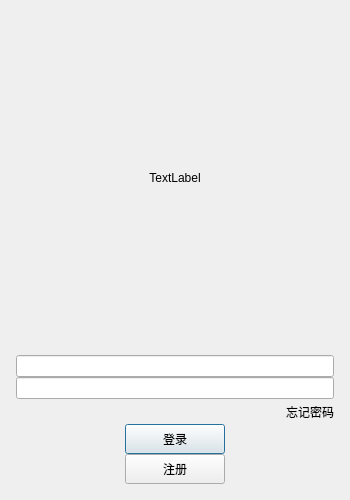
<?xml version="1.0" encoding="UTF-8"?>
<ui version="4.0">
 <class>LoginDialog</class>
 <widget class="QDialog" name="LoginDialog">
  <property name="geometry">
   <rect>
    <x>0</x>
    <y>0</y>
    <width>350</width>
    <height>500</height>
   </rect>
  </property>
  <property name="minimumSize">
   <size>
    <width>0</width>
    <height>0</height>
   </size>
  </property>
  <property name="windowTitle">
   <string>LoginDialog</string>
  </property>
  <layout class="QVBoxLayout" name="verticalLayout_2">
   <item>
    <widget class="QWidget" name="widget" native="true">
     <property name="sizePolicy">
      <sizepolicy hsizetype="Expanding" vsizetype="Expanding">
       <horstretch>0</horstretch>
       <verstretch>0</verstretch>
      </sizepolicy>
     </property>
     <layout class="QGridLayout" name="gridLayout">
      <item row="1" column="0">
       <widget class="QLabel" name="show_label">
        <property name="text">
         <string>TextLabel</string>
        </property>
        <property name="alignment">
         <set>Qt::AlignmentFlag::AlignCenter</set>
        </property>
       </widget>
      </item>
     </layout>
    </widget>
   </item>
   <item>
    <layout class="QVBoxLayout" name="verticalLayout" stretch="0,0,0,1,0">
     <property name="spacing">
      <number>0</number>
     </property>
     <property name="sizeConstraint">
      <enum>QLayout::SizeConstraint::SetDefaultConstraint</enum>
     </property>
     <property name="leftMargin">
      <number>5</number>
     </property>
     <property name="topMargin">
      <number>5</number>
     </property>
     <property name="rightMargin">
      <number>5</number>
     </property>
     <property name="bottomMargin">
      <number>5</number>
     </property>
     <item>
      <layout class="QHBoxLayout" name="horizontalLayout">
       <property name="spacing">
        <number>7</number>
       </property>
       <item>
        <widget class="QLineEdit" name="user_lineEdit">
         <property name="enabled">
          <bool>true</bool>
         </property>
         <property name="cursorMoveStyle">
          <enum>Qt::CursorMoveStyle::LogicalMoveStyle</enum>
         </property>
        </widget>
       </item>
      </layout>
     </item>
     <item>
      <layout class="QHBoxLayout" name="horizontalLayout_3">
       <item>
        <widget class="QLineEdit" name="pass_lineEdit"/>
       </item>
      </layout>
     </item>
     <item>
      <layout class="QHBoxLayout" name="horizontalLayout_4">
       <item>
        <spacer name="horizontalSpacer">
         <property name="orientation">
          <enum>Qt::Orientation::Horizontal</enum>
         </property>
         <property name="sizeHint" stdset="0">
          <size>
           <width>40</width>
           <height>20</height>
          </size>
         </property>
        </spacer>
       </item>
       <item>
        <widget class="QLabel" name="forget_label">
         <property name="sizePolicy">
          <sizepolicy hsizetype="Fixed" vsizetype="Preferred">
           <horstretch>0</horstretch>
           <verstretch>0</verstretch>
          </sizepolicy>
         </property>
         <property name="minimumSize">
          <size>
           <width>0</width>
           <height>25</height>
          </size>
         </property>
         <property name="maximumSize">
          <size>
           <width>16777215</width>
           <height>25</height>
          </size>
         </property>
         <property name="mouseTracking">
          <bool>false</bool>
         </property>
         <property name="text">
          <string>忘记密码</string>
         </property>
        </widget>
       </item>
      </layout>
     </item>
     <item>
      <layout class="QHBoxLayout" name="horizontalLayout_5">
       <item>
        <spacer name="horizontalSpacer_3">
         <property name="orientation">
          <enum>Qt::Orientation::Horizontal</enum>
         </property>
         <property name="sizeHint" stdset="0">
          <size>
           <width>40</width>
           <height>20</height>
          </size>
         </property>
        </spacer>
       </item>
       <item>
        <widget class="QPushButton" name="login_pushButton">
         <property name="minimumSize">
          <size>
           <width>100</width>
           <height>30</height>
          </size>
         </property>
         <property name="text">
          <string>登录</string>
         </property>
        </widget>
       </item>
       <item>
        <spacer name="horizontalSpacer_2">
         <property name="orientation">
          <enum>Qt::Orientation::Horizontal</enum>
         </property>
         <property name="sizeHint" stdset="0">
          <size>
           <width>40</width>
           <height>20</height>
          </size>
         </property>
        </spacer>
       </item>
      </layout>
     </item>
     <item>
      <layout class="QHBoxLayout" name="horizontalLayout_6">
       <item>
        <spacer name="horizontalSpacer_5">
         <property name="orientation">
          <enum>Qt::Orientation::Horizontal</enum>
         </property>
         <property name="sizeHint" stdset="0">
          <size>
           <width>40</width>
           <height>20</height>
          </size>
         </property>
        </spacer>
       </item>
       <item>
        <widget class="QPushButton" name="reg_pushButton">
         <property name="minimumSize">
          <size>
           <width>100</width>
           <height>30</height>
          </size>
         </property>
         <property name="text">
          <string>注册</string>
         </property>
        </widget>
       </item>
       <item>
        <spacer name="horizontalSpacer_4">
         <property name="orientation">
          <enum>Qt::Orientation::Horizontal</enum>
         </property>
         <property name="sizeHint" stdset="0">
          <size>
           <width>40</width>
           <height>20</height>
          </size>
         </property>
        </spacer>
       </item>
      </layout>
     </item>
    </layout>
   </item>
  </layout>
 </widget>
 <resources/>
 <connections/>
</ui>
